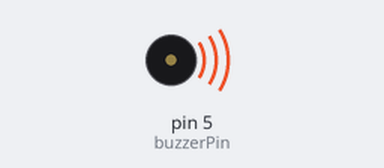
A sketch run on a simulated Arduino Uno, built with avr-gcc and run on an emulated ATmega328P. Shown: buzzer (waves = sounding).

Above: at 0.2 s.
Timing chart, 0 to 3.0 s (numbered marks = the images above):
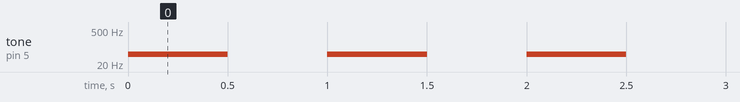

Measured:
- by itself, tone on pin 5 (buzzerPin): alternates 50 Hz for 0.50 s and silent for 0.50 s

The sketch:

BUZZER.ino
```cpp
const int buzzerPin = 5;

void setup()
{
      Serial.begin(9600);
      pinMode(buzzerPin, OUTPUT);
}

void loop()
{
      tone(buzzerPin, 50);
      delay(500);
      noTone(buzzerPin);
      delay(500);
}
```
